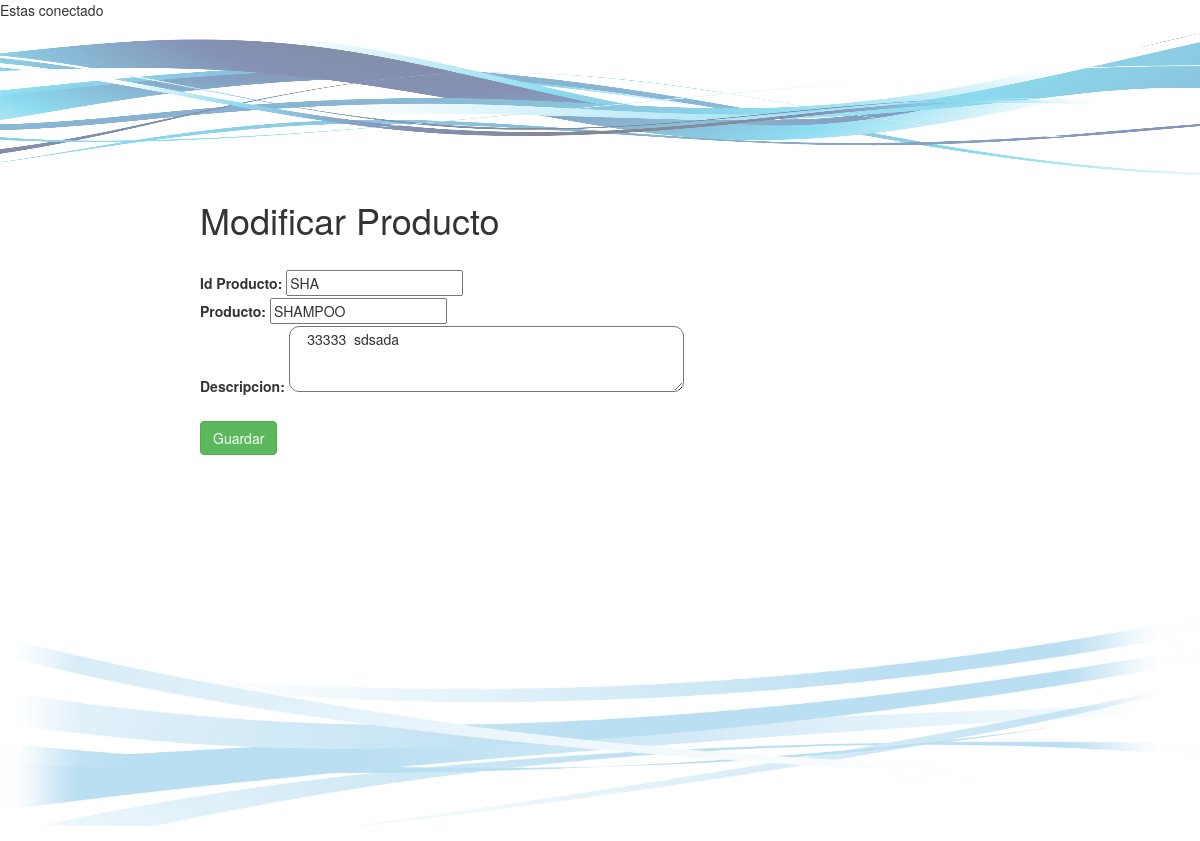
Page /modif_prod1.php?no=2 on the committed database.
### tables this page shows
CREATE TABLE `productos` (
  `no` int(11) NOT NULL AUTO_INCREMENT,
  `id_producto` varchar(20) NOT NULL,
  `nombre` varchar(30) NOT NULL,
  `descripcion` text NOT NULL,
  PRIMARY KEY (`no`)
);

### modif_prod1.php (the view, shortened to what this page needs)
<?php
  $consulta=ConsultarProducto($_GET['no']);
  function ConsultarProducto( $no_prod )
  {
   include 'conexion.php';
   $sentencia="SELECT * FROM productos WHERE no='".$no_prod."' ";
   $resultado= $conexion->query($sentencia) or die ("Error al consultar producto".mysqli_error($conexion));
   $fila=$resultado->fetch_assoc();
   return [
    $fila['id_producto'],
    $fila['nombre'],
    $fila['descripcion']
   ];
  }
?>
<!DOCTYPE html>
<html>
<head>
<link href="css/bootstrap.css" rel="stylesheet" type="text/css">
</head>
<body>
<div class="todo">
  <div id="cabecera">
  	<img src="images/swirl.png" width="1188" id="img1">
  </div>
  <div id="contenido">
  	<div style="margin: auto; width: 800px; border-collapse: separate; border-spacing: 10px 5px;">
  		<span> <h1>Modificar Producto</h1> </span>
  		<br>
	  <form action="modif_prod2.php" method="POST" style="border-collapse: separate; border-spacing: 10px 5px;">
  		<label>Id Producto: </label>
  		<input type="text" id="id_producto" name="id_producto" value="<?php echo $consulta[0] ?>" ><br>
  		<label>Producto: </label>
  		<input type="text" id="producto" name="producto" value="<?php echo $consulta[1] ?>"><br>
  		<label>Descripcion: </label>
  		<textarea style="border-radius: 10px;" rows="3" cols="50" name="descripcion"> <?php echo $consulta[2] ?>  </textarea><br>
  		<br>
  		<button type="submit" class="btn btn-success">Guardar</button>
     </form>
  	</div>
  </div>
	<div id="footer">
  		<img src="images/swirl2.png" id="img2">
  	</div>
</div>
</body>
</html>

### css/mycss.css (style rules this page uses)
#cabecera { opacity: 1; text-align: center; }
#contenido { min-height: 401px; }
#img1 { height: 20%; width: 100%; }
#img2 { height: 30%; width: 100%; }

### rows in the picture
productos: id_producto "SHA", producto "SHAMPOO", descripcion "33333 sdsada"
